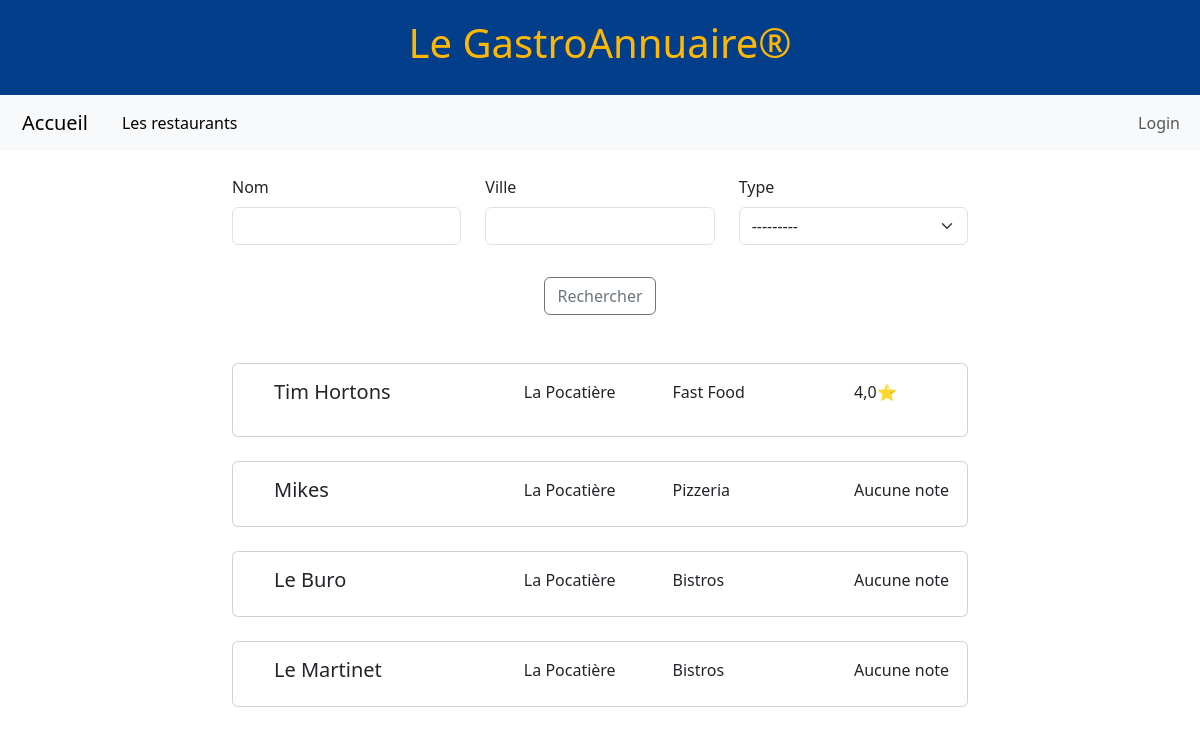
/restaurant/listeRestaurant/, run on an earlier commit of the app's database.
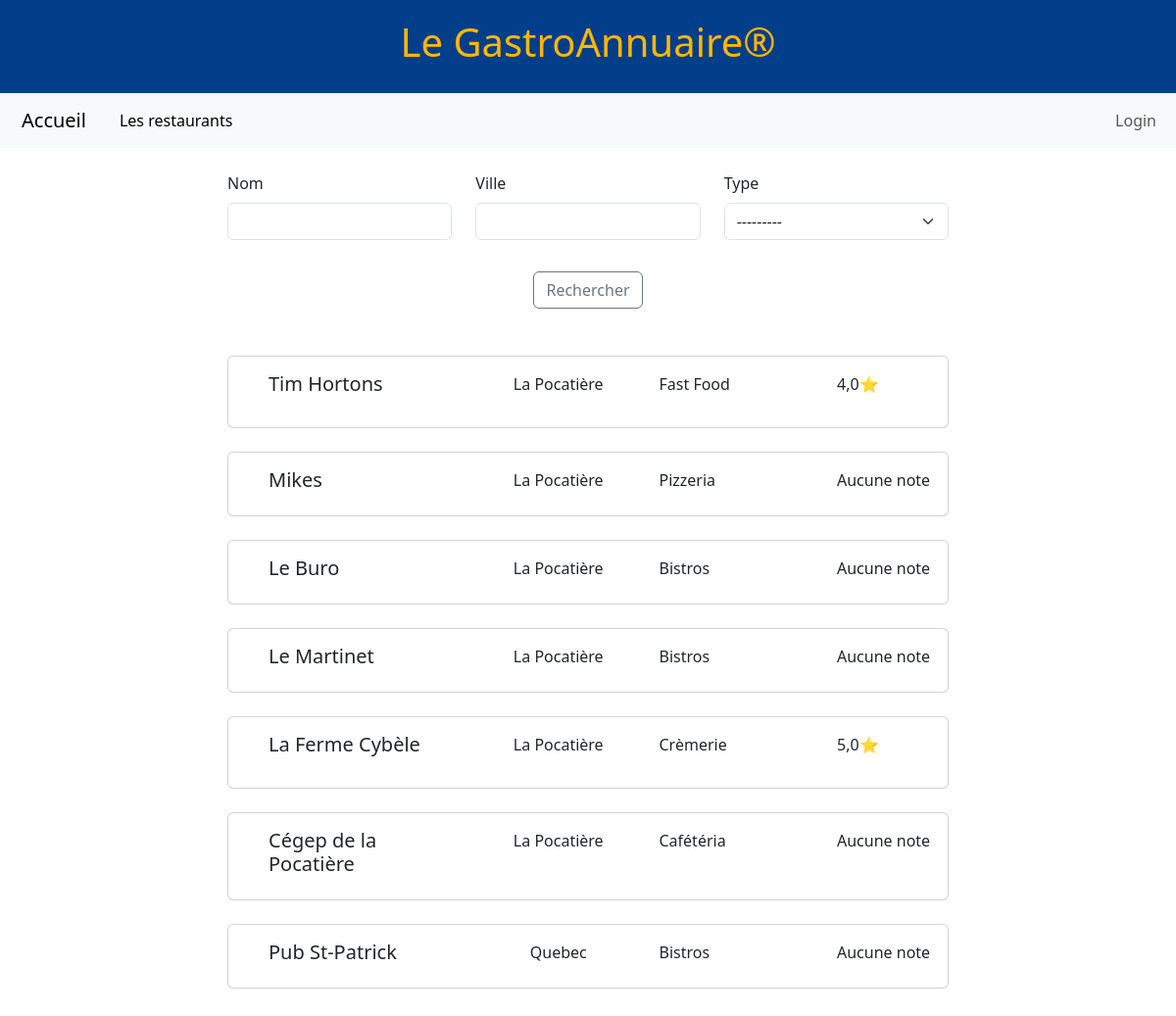
And on a later commit of the database.
### restaurant/models.py (models this page shows)
class Restaurant(models.Model):
    noRestaurant        = models.AutoField(primary_key=True)
    nomRestaurant       = models.CharField(max_length=25)
    villeRestaurant     = models.CharField(max_length=25)
    typeRestaurant      = models.ForeignKey(TypeResto,on_delete=models.DO_NOTHING)
    def moyenneNote(self):
       return self.commentaire_set.aggregate(avg_note=Avg('note'))['avg_note']

class TypeResto(models.Model):
    noType              = models.AutoField(primary_key=True)
    nomType             = models.CharField(max_length=20)
    def __str__(self):
        return self.nomType

### restaurant/views.py (the view)
# urls.py: path('listeRestaurant/', listeRestaurant.as_view(), name='listeRestaurant'),
class listeRestaurant(ListView):
    model = Restaurant
    template_name = 'listeRestaurant.html'
    context_object_name = 'restaurants'
    def get_queryset(self):
        queryset = super().get_queryset()
        form = RestaurantFilterForm(self.request.GET)
        if form.is_valid():
            nom = form.cleaned_data.get('nom')
            ville = form.cleaned_data.get('ville')
            type = form.cleaned_data.get('type')
            if nom:
                queryset = queryset.filter(nomRestaurant__icontains=nom)
            if ville:
                queryset = queryset.filter(villeRestaurant__icontains=ville)
            if type:
                queryset = queryset.filter(typeRestaurant=type)
        return queryset
    def get_context_data(self, **kwargs):
        context = super().get_context_data(**kwargs)
        context['filter_form'] = RestaurantFilterForm(self.request.GET)
        return context

### restaurant/forms.py
class RestaurantFilterForm(forms.Form):
    nom = forms.CharField(required=False)
    ville = forms.CharField(required=False)
    type = forms.ModelChoiceField(queryset=TypeResto.objects.all(), required=False)

### restaurant/templates/listeRestaurant.html (shortened to what this page needs)
{% extends 'maitreRestaurant.html' %}
{% load crispy_forms_tags %}
{% block contenu %}
<div class="container">
    <div class="row justify-content-center">
        <div class="col-md-8">
            <form method="get" class="mb-4">
                <div class="row">
                    <div class="col-sm-4">
                        {{ filter_form.nom|as_crispy_field }}
                    </div>
                    <div class="col-sm-4">
                        {{ filter_form.ville|as_crispy_field }}
                    </div>
                    <div class="col-sm-4">
                        {{ filter_form.type|as_crispy_field }}
                    </div>
                </div>
                <div class="text-center mt-3">
                    <button type="submit" class="btn btn-outline-secondary">Rechercher</button>
                </div>
            </form>
            <div class="card-deck" id="restaurantList">
                {% for restaurant in restaurants %}
                <a href="{% url 'detailRestaurant' restaurant.noRestaurant %}" class="card-link">
                    <div class="card mb-4">
                        <div class="card-body">
                            <div class="row">
                                <div class="col-4">
                                    <h5 class="card-title">{{ restaurant.nomRestaurant }}</h5>
                                </div>
                                <div class="col-3 text-center">
                                    <p class="card-text">{{ restaurant.villeRestaurant }}</p>
                                </div>
                                <div class="col-3 text-right">
                                    <p class="card-text">{{ restaurant.typeRestaurant.nomType }}</p>
                                </div>
                                <div class="col-2 text-right">
                                    <p class="card-text">{% if restaurant.moyenneNote != null %}
                                        {{ restaurant.moyenneNote }}⭐</p>
                                        {% else %}
                                        Aucune note
                                        {% endif %}</p>
                                </div>
                            </div>
                        </div>
                    </div>
                </a>
                {% endfor %}
{% endblock %}

### restaurant/templates/maitreRestaurant.html (shortened to what this page needs)
{% load static %}
<!DOCTYPE html>
<html lang="fr">
<head>
    <link rel="stylesheet" href="{% static 'css/style.css' %}">
    <link href="https://cdn.jsdelivr.net/npm/bootstrap@5.3.2/dist/css/bootstrap.min.css" rel="stylesheet">
</head>
<body>
  <header>
    <h1>Le GastroAnnuaire®</h1>
  </header>
  {% include "menu.html" %}
  <center><h2>{% block titre_page %} {% endblock %}</h2></center>
  <p>{% block contenu %} {% endblock %}</p>
</body>
</html>

### TPFinal/templates/menu.html (shortened to what this page needs)
<!DOCTYPE html>
<html lang="en">
<head>
    <link rel="stylesheet" href="../static/css/menu.css">
</head>
<body>
    <nav class="navbar navbar-expand-lg bg-body-tertiary">
        <div class="container-fluid">
            <a class="navbar-brand" href="/">Accueil</a>
            <div class="collapse navbar-collapse" id="navbarNavAltMarkup">
                <div class="navbar-nav">
                    <a class="nav-link active" aria-current="page" href="/restaurant/listeRestaurant">Les restaurants</a>
                </div>
            </div>
            <div class="navbar-nav ml-auto">
                {% if user.is_authenticated %}
                {% if user.is_staff %}
                <a class="nav-link" href="/administrateur/administrateur">Admin</a>
            {% endif %}
                    <a class="nav-link" href="/commentaire/ListeCommentaires">Mes commentaires</a>
                    <form method="post" action="{% url 'logout' %}">
                        {% csrf_token %}
                        <button type="submit" class="btn btn-link nav-link">Déconnection de {{ user.username }}</button>
                    </form>
                {% else %}
                    <a class="nav-link" href="/login">Login</a>
                {% endif %}
            </div>
        </div>
    </nav>
</body>
</html>

### TPFinal/static/css/style.css (style rules this page uses)
header { background-color: #023e8a; padding-bottom: 20px; padding-top: 19px; }
header h1 { text-align: center; color: #ffb703; }
h5 { margin-left: 25px; }

### TPFinal/static/css/menu.css (style rules this page uses)
body { margin: 0; padding: 0; display: flex; flex-direction: column; min-height: 100vh; overflow-x: hidden; }
a { margin-left: 10px; }

### restaurant/templates/listeRestaurant.html (style rules this page uses)
.card-link { text-decoration: none; color: inherit; }

What changed in the data, as far as the page shows it:
added Restaurant: nomRestaurant "La Ferme Cybèle", villeRestaurant "La Pocatière", typeRestaurant.nomType "Crèmerie", moyenneNote "5,0"
added Restaurant: nomRestaurant "Cégep de la Pocatière", villeRestaurant "La Pocatière", typeRestaurant.nomType "Cafétéria", shows "Aucune note"
added Restaurant: nomRestaurant "Pub St-Patrick", villeRestaurant "Quebec", typeRestaurant.nomType "Bistros", shows "Aucune note"
